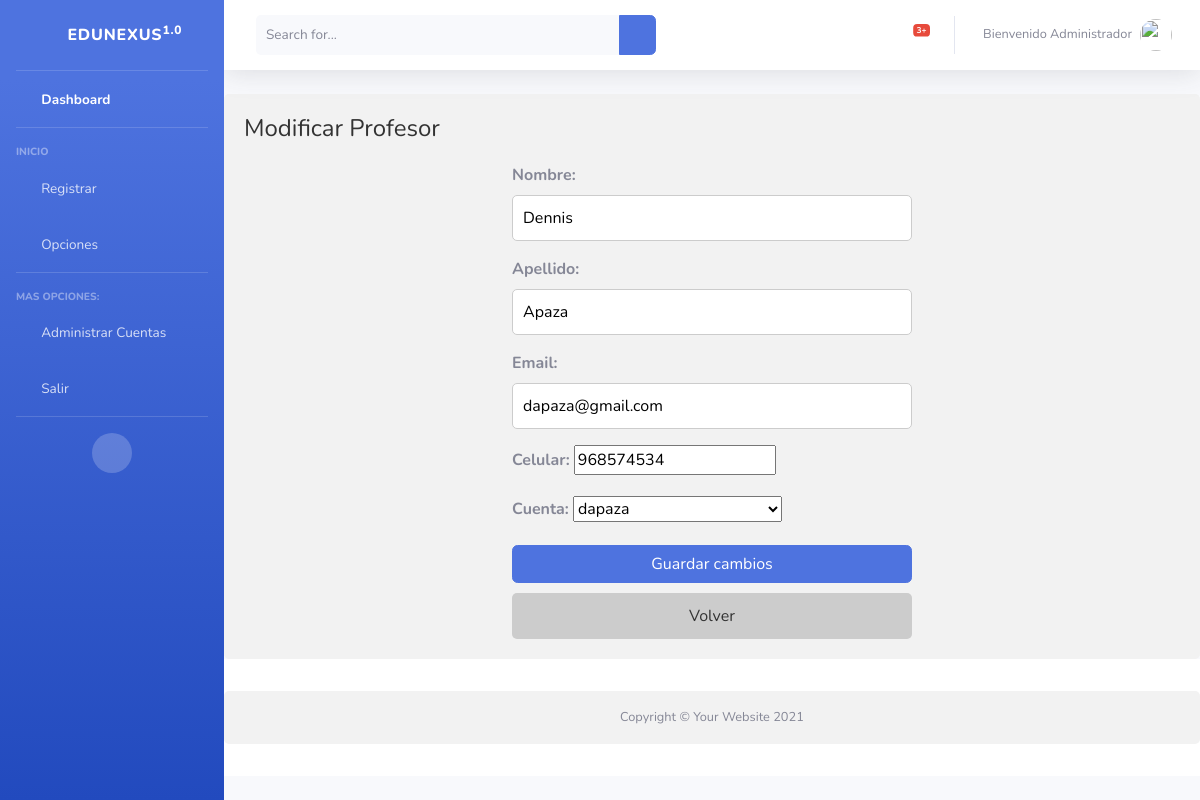
Screenshot of /profesores/1/modificar/ with the database file from the repository.
### dashboard/models.py (models this page shows, shortened)
class Profesor(models.Model):
    nombre = models.CharField(max_length=200)
    apellido = models.CharField(max_length=200)
    email = models.EmailField()
    celular = models.IntegerField()
    created_at = models.DateTimeField(auto_now_add=True)
    cuenta = models.OneToOneField(Cuenta, on_delete=models.CASCADE, null=True)

### dashboard/views.py (the view)
# urls.py: path('profesores/<int:profesor_id>/modificar/', views.modificar_profesor, name='modificar_profesor'),
def modificar_profesor(request, profesor_id):
    profesor = Profesor.objects.get(id=profesor_id)
    if request.method == 'POST':
        form = ProfesorForm(request.POST, instance=profesor)
        if form.is_valid():
            form.save()
            return redirect('listprofesor')
    else:
        form = ProfesorForm(instance=profesor)
    return render(request, 'modificar_profesor.html', {'form': form, 'profesor': profesor})

### dashboard/forms.py
class ProfesorForm(ModelForm):
    class Meta:
        model = Profesor
        fields = '__all__'

### dashboard/models.py (called while the page is built)
    def __str__(self):
        return self.username

### dashboard/templates/modificar_profesor.html (shortened to what this page needs)
{% extends 'layout.html' %}
{% block content %}
<div class="container">
  <h1>Modificar Profesor</h1>
  <form method="post">
    {{ form.as_p }}
    <button type="submit" class="btn btn-primary">Guardar cambios</button>
    <a href="{% url 'listprofesor' %}" class="btn btn-volver">Volver</a>
  </form>
</div>
{% endblock %}

### dashboard/templates/modificar_profesor.html (style rules this page uses)
.container { background-color: #f2f2f2; padding: 20px; border-radius: 5px; }
h1 { color: #333; font-size: 24px; margin-bottom: 20px; }
form { display: flex; flex-direction: column; max-width: 400px; margin: 0 auto; }
label { font-weight: bold; }
input[type="text"], input[type="email"] { width: 100%; padding: 10px; border: 1px solid #ccc; border-radius: 5px; }
button { background-color: #007bff; color: #fff; padding: 10px 20px; border: none; border-radius: 5px; cursor: pointer; }
.btn-volver { margin-top: 10px; text-decoration: none; color: #333; background-color: #ccc; padding: 10px 20px; border-radius: 5px; }

### rows the page displays
Profesor: nombre "Dennis", apellido "Apaza", email "dapaza@gmail.com", celular "968574534", cuenta "dapaza"
